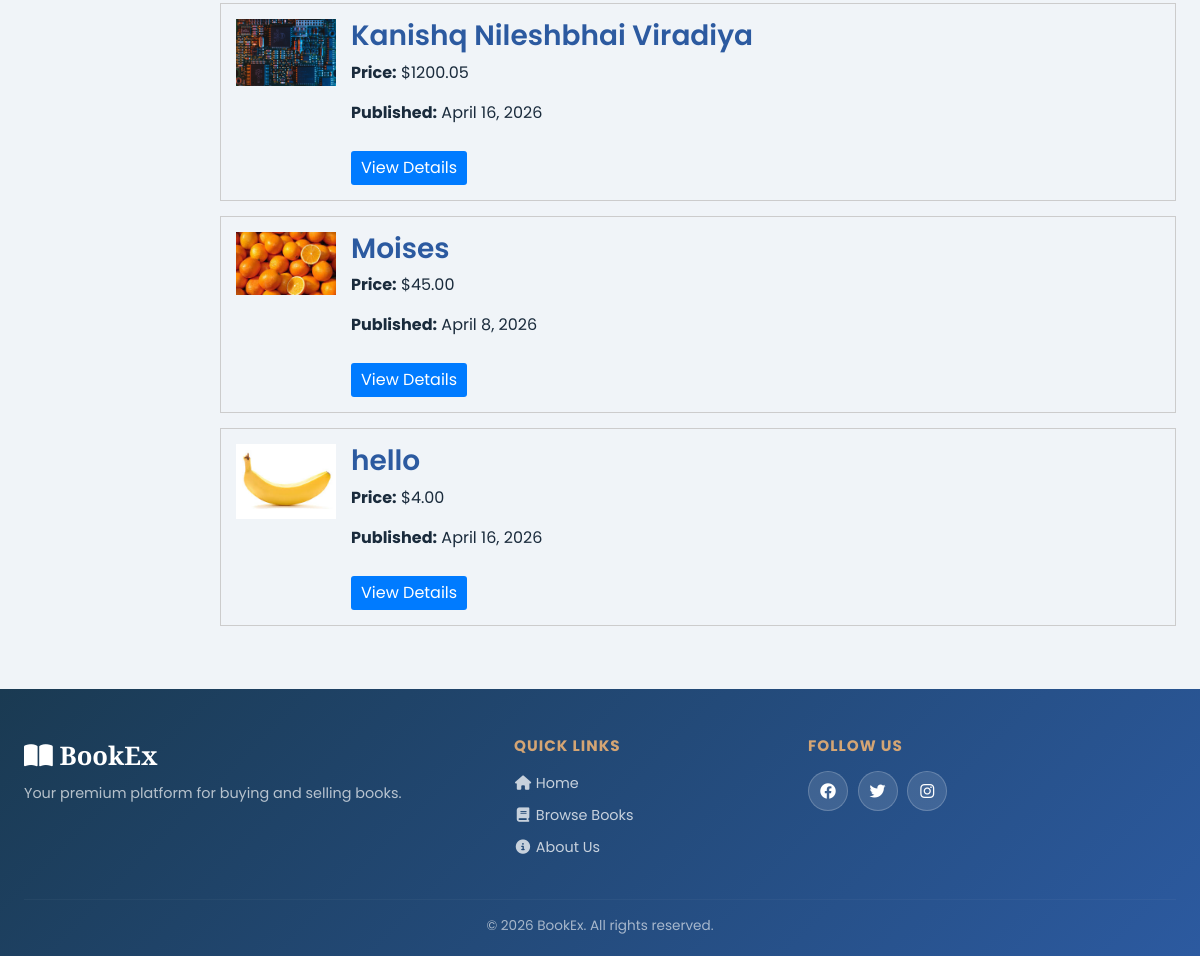
Before: /searchbooks/ (lower part) with the older database file.
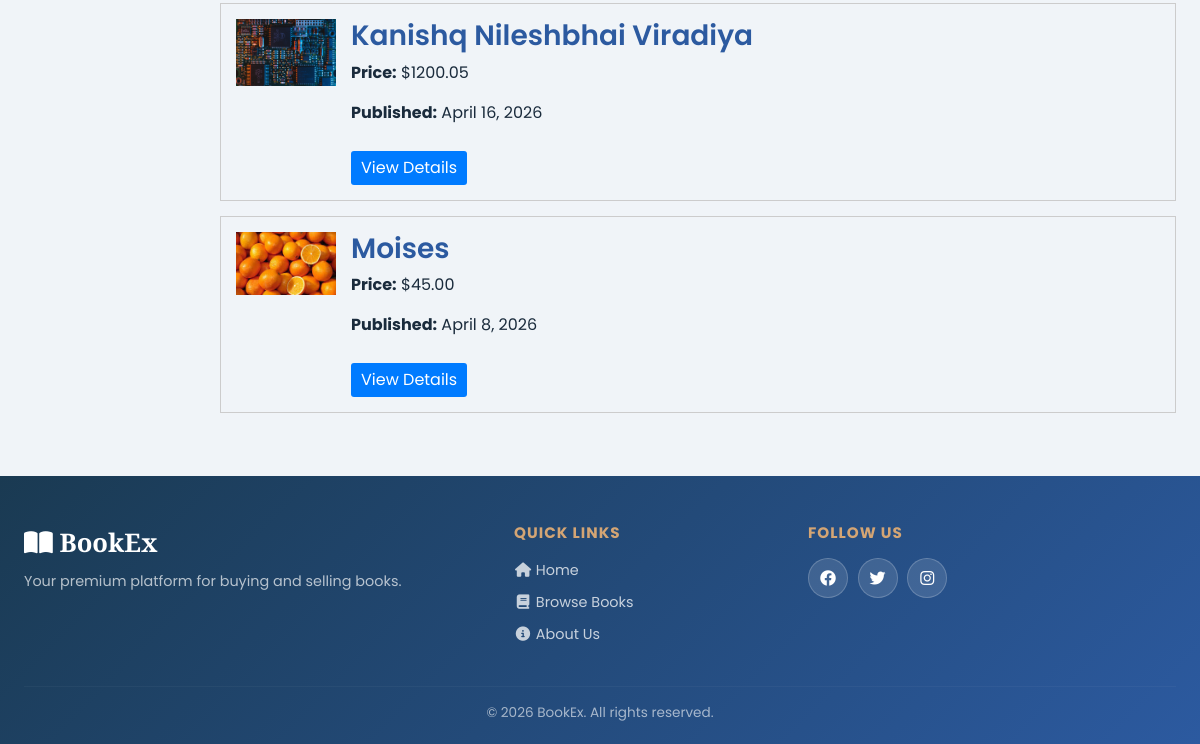
After: the same page with the newer database file.
### bookMng/models.py (models this page shows)
class Book(models.Model):
    name = models.CharField(max_length=200)
    web = models.URLField(max_length=300)
    price = models.DecimalField(decimal_places=2, max_digits=8)
    publishdate = models.DateField(auto_now=True)
    picture = models.FileField(upload_to='bookEx/static/uploads')
    pic_path = models.CharField(max_length=300, editable=False, blank=True)
    username = models.ForeignKey(User, blank=True, null=True, on_delete=models.CASCADE)

### bookMng/views.py (the view)
# urls.py: path('searchbooks/', views.searchbooks, name='searchbooks'),
def searchbooks(request):
    q = request.GET.get('q', '').strip()
    letter = request.GET.get('letter', '').strip().upper()
    letters = list("ABCDEFGHIJKLMNOPQRSTUVWXYZ")
    books = Book.objects.all().order_by("name")
    if q:
        books = books.filter(name__icontains=q)
    if letter and len(letter) == 1 and letter.isalpha():
        books = books.filter(name__istartswith=letter)
    else:
        letter = ""
    for book in books:
        try:
            book.pic_path = book.picture.url[14:]
        except Exception:
            book.pic_path = ""
    return render(request,
                  'bookMng/searchbooks.html',
                  {
                      'item_list': MainMenu.objects.all(),
                      'books': books,
                      'letters': letters,
                      'selected_letter': letter,
                      'search_query': q,
                  })

### bookEx/templates/bookMng/searchbooks.html (shortened to what this page needs)
{% extends "base.html" %}
{% load static %}
{% block content %}
   <div class="book-list">
      {% if books %}
         {% for book in books %}
            <div class="book-card" style="border: 1px solid #ccc; padding: 15px; margin-bottom: 15px; display: flex; gap: 15px;">
               <div class="book-image">
                  {% if book.pic_path %}
                     <img src="{% static book.pic_path %}" alt="{{ book.name }}" style="max-width: 100px;">
                  {% else %}
                     <div style="width: 100px; height: 150px; background-color: #eee; display: flex; align-items: center; justify-content: center; text-align: center;">No Image Available</div>
                  {% endif %}
               </div>
               <div class="book-info">
                  <h3 style="margin-top: 0;">{{ book.name }}</h3>
                  <p><strong>Price:</strong> ${{ book.price }}</p>
                  <p><strong>Published:</strong> {{ book.publishdate }}</p>
                  <a href="{% url 'book_detail' book.id %}" style="display: inline-block; margin-top: 10px; padding: 5px 10px; background-color: #007bff; color: white; text-decoration: none; border-radius: 3px;">View Details</a>
               </div>
            </div>
         {% endfor %}
      {% else %}
         <p>No books found.</p>
      {% endif %}
   </div>
{% endblock content %}

Changed rows visible on the page:
removed Book: shows a picture, name "hello", price "4.00", publishdate "April 16, 2026"
